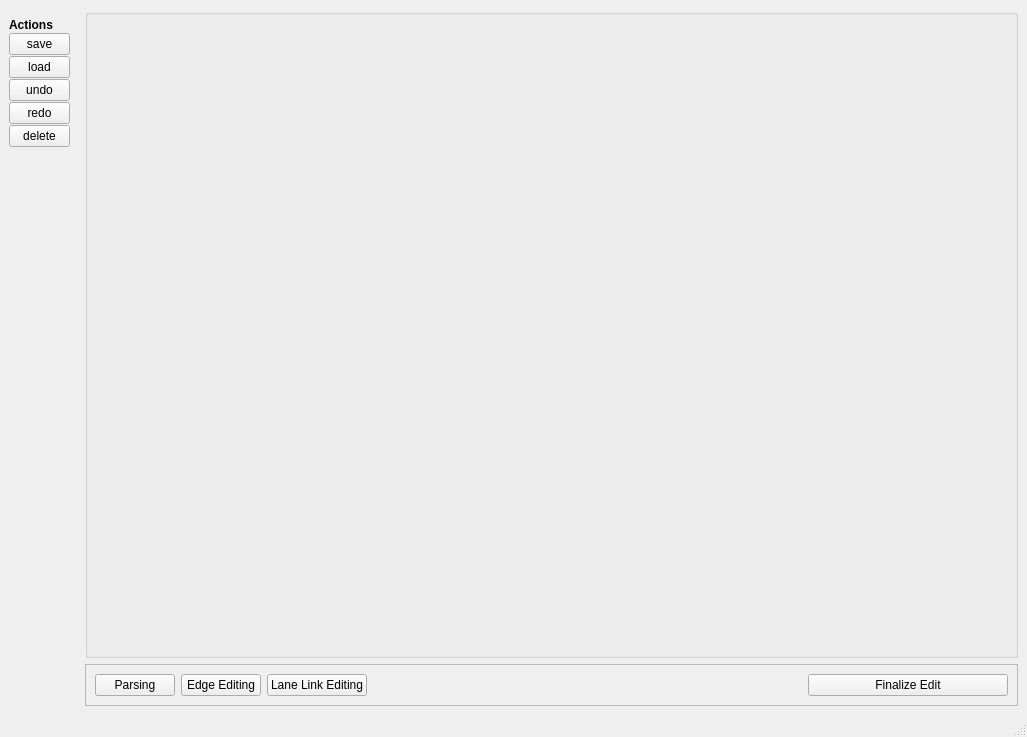
<?xml version="1.0" encoding="UTF-8"?>
<ui version="4.0">
 <class>LaneLinkEdit</class>
 <widget class="QMainWindow" name="LaneLinkEdit">
  <property name="geometry">
   <rect>
    <x>0</x>
    <y>0</y>
    <width>1027</width>
    <height>737</height>
   </rect>
  </property>
  <property name="windowTitle">
   <string>Lane Link Edit</string>
  </property>
  <widget class="QWidget" name="centralwidget">
   <layout class="QGridLayout" name="gridLayout">
    <item row="0" column="1">
     <widget class="QGroupBox" name="plot_groupBox">
      <property name="minimumSize">
       <size>
        <width>400</width>
        <height>400</height>
       </size>
      </property>
      <property name="title">
       <string/>
      </property>
      <layout class="QGridLayout" name="gridLayout_2">
       <item row="0" column="0">
        <layout class="QVBoxLayout" name="plot_frame"/>
       </item>
      </layout>
     </widget>
    </item>
    <item row="0" column="0">
     <widget class="QWidget" name="Buttons" native="true">
      <property name="minimumSize">
       <size>
        <width>70</width>
        <height>0</height>
       </size>
      </property>
      <property name="maximumSize">
       <size>
        <width>60</width>
        <height>16777215</height>
       </size>
      </property>
      <layout class="QVBoxLayout" name="verticalLayout">
       <property name="spacing">
        <number>1</number>
       </property>
       <property name="leftMargin">
        <number>0</number>
       </property>
       <property name="bottomMargin">
        <number>1</number>
       </property>
       <item>
        <widget class="QLabel" name="label">
         <property name="font">
          <font>
           <weight>75</weight>
           <bold>true</bold>
          </font>
         </property>
         <property name="text">
          <string>Actions</string>
         </property>
         <property name="alignment">
          <set>Qt::AlignLeading|Qt::AlignLeft|Qt::AlignVCenter</set>
         </property>
        </widget>
       </item>
       <item>
        <widget class="QPushButton" name="b_save">
         <property name="toolTip">
          <string>ctrl + s</string>
         </property>
         <property name="text">
          <string>save</string>
         </property>
        </widget>
       </item>
       <item>
        <widget class="QPushButton" name="b_load">
         <property name="toolTip">
          <string>ctrl + l</string>
         </property>
         <property name="text">
          <string>load</string>
         </property>
        </widget>
       </item>
       <item>
        <widget class="QPushButton" name="b_undo">
         <property name="toolTip">
          <string>ctrl + z</string>
         </property>
         <property name="text">
          <string>undo</string>
         </property>
        </widget>
       </item>
       <item>
        <widget class="QPushButton" name="b_redo">
         <property name="toolTip">
          <string>ctrl + shift + z</string>
         </property>
         <property name="text">
          <string>redo</string>
         </property>
        </widget>
       </item>
       <item>
        <widget class="QPushButton" name="b_delete">
         <property name="maximumSize">
          <size>
           <width>16777215</width>
           <height>16777215</height>
          </size>
         </property>
         <property name="toolTip">
          <string>del</string>
         </property>
         <property name="text">
          <string>delete</string>
         </property>
        </widget>
       </item>
       <item>
        <spacer name="verticalSpacer">
         <property name="orientation">
          <enum>Qt::Vertical</enum>
         </property>
         <property name="sizeHint" stdset="0">
          <size>
           <width>20</width>
           <height>40</height>
          </size>
         </property>
        </spacer>
       </item>
      </layout>
     </widget>
    </item>
    <item row="1" column="1">
     <widget class="QFrame" name="frame">
      <property name="frameShape">
       <enum>QFrame::StyledPanel</enum>
      </property>
      <property name="frameShadow">
       <enum>QFrame::Raised</enum>
      </property>
      <layout class="QGridLayout" name="gridLayout_3">
       <item row="0" column="0">
        <widget class="QPushButton" name="pushButton">
         <property name="text">
          <string>Parsing</string>
         </property>
        </widget>
       </item>
       <item row="0" column="3">
        <spacer name="horizontalSpacer">
         <property name="orientation">
          <enum>Qt::Horizontal</enum>
         </property>
         <property name="sizeHint" stdset="0">
          <size>
           <width>40</width>
           <height>20</height>
          </size>
         </property>
        </spacer>
       </item>
       <item row="0" column="4">
        <widget class="QPushButton" name="b_finalize">
         <property name="minimumSize">
          <size>
           <width>200</width>
           <height>0</height>
          </size>
         </property>
         <property name="text">
          <string>Finalize Edit</string>
         </property>
        </widget>
       </item>
       <item row="0" column="1">
        <widget class="QPushButton" name="pushButton_2">
         <property name="text">
          <string>Edge Editing</string>
         </property>
        </widget>
       </item>
       <item row="0" column="2">
        <widget class="QPushButton" name="pushButton_3">
         <property name="text">
          <string>Lane Link Editing</string>
         </property>
        </widget>
       </item>
      </layout>
     </widget>
    </item>
   </layout>
  </widget>
  <widget class="QMenuBar" name="menubar">
   <property name="geometry">
    <rect>
     <x>0</x>
     <y>0</y>
     <width>1027</width>
     <height>28</height>
    </rect>
   </property>
  </widget>
  <widget class="QStatusBar" name="statusbar"/>
 </widget>
 <resources/>
 <connections/>
</ui>
